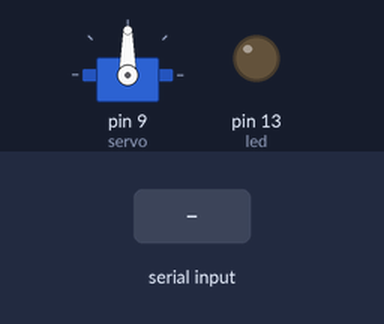
Recording of a sketch running on a simulated Arduino Uno, built with avr-gcc and run on an emulated ATmega328P. Shown: servo, output pins drawn as LEDs (lit = HIGH). Inputs (shaded band) come from the test bench.

Above: at 1.2 s.
1.3 s: "b" received over the second serial link
At 1.6 s:
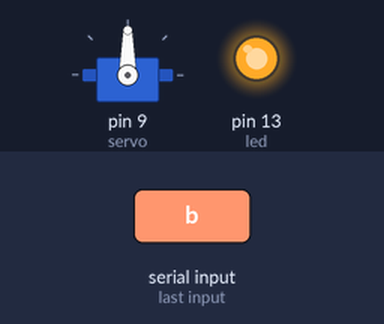
2.8 s: "1" received over the second serial link
At 3.7 s:
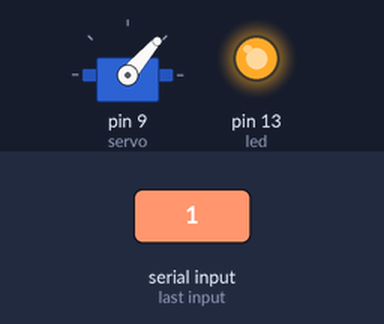
4.3 s: "a" received over the second serial link
At 5.1 s:
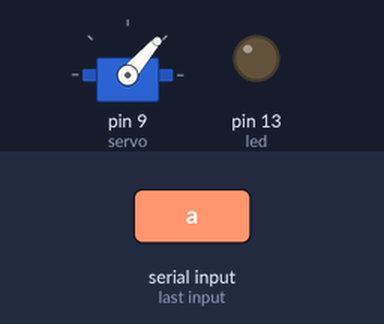
Timing chart, 0 to 7.3 s (numbered marks = the images above; inputs shaded):
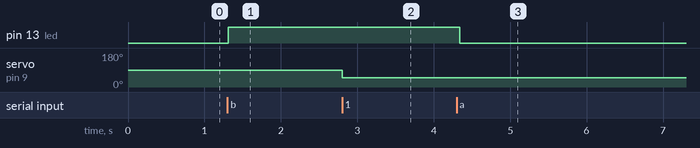

The sketch:

arduino.ino
```cpp
#include <SoftwareSerial.h>
#include <Servo.h>

/*
This file contains the code to be uploaded to the arduino microcontroller.
It sets up bluetooth communication and communicates with the processing
application to send data to be displayed and to allow the application
to control the Arduino outputs.

Data Codes:
200: All Off
201: Led Off
202: Led On
*/

#define TxD 2

#define RxD 3

SoftwareSerial mySerial(RxD, TxD); // RX, TX for Bluetooth

// Pin numbers of outputs connected to the Arduino
int led = 13;
Servo servo;

// Pin numbers of the inputs connected to the Arduino

// Declaration Variable and Constants used in the code
int ledStatus = 0; //Set the led status to off
int data = 0; //Data Received by the arduino

// This function runs once to setup the board, its outputs and
// communication methods
void setup()
{
  //setup led pin and set the default state to off
  pinMode(led, OUTPUT);
  digitalWrite(led, LOW);

  servo.attach(9);
  servo.write(90);

  //setup bluetooth serial communication
  Serial.begin(9600);
  mySerial.begin(9600); // For Bluetooth
}

void loop()
{
  /*//Check for serial data availability
  if(Serial.available() > 0)
  {
    data = Serial.read(); //Read serial port data and store it in data variable
  }

  //Return everything to default state
  if(data == 'a')
  {
    Serial.println("Set to default");
    setDefault();
    //delay(500);
  }

  //Turn the led off
  if(data == 'c')
  {
    Serial.println("LED off");
    digitalWrite(led, LOW);
    //delay(500);
  }

  //Turn the led on
  if(data == 'b')
  {
    Serial.println("LED on");
    digitalWrite(led, HIGH);
    //delay(500);
  }*/


boolean isValidInput;
do {  while ( !mySerial.available() ) ; // LOOP...

  data = mySerial.read(); // Execute the option based on the character recieved

  //Serial.print(data); // Print the character received to the IDE serial monitor

  switch ( data ) {

    case 'a': // You've entered a

      // Do the code you need when 'a' is received.....
      mySerial.println( "You've entered an 'a'" );
      mySerial.println("Set to default");
      setDefault();

      isValidInput = true;

      break;

    case 'b': // You've entered b

      // Do the code you need when 'a' is received.....
      mySerial.println("LED on");
      digitalWrite(led, HIGH);

      isValidInput = true;

      break;

    case 'c':
      mySerial.println("LED off");
      digitalWrite(led, LOW);

      break;

    default:

      // Do the code you need when any other character is received.....

      //mySerial.println( "Error" );

      if(0<=(int)data<=180)
      {
        servo.write((int)data);
        mySerial.print((int)data);
        delay(15);
      }
      isValidInput = false;

      break;

    }

} while ( isValidInput == true ); // Repeat the loop

}


//This function resets everything to its default state
void setDefault()
{
  digitalWrite(led, LOW);
}
```

Measured:
- after the input at 1.3 s, pin 13 (led): LOW → HIGH at once
- after the input at 2.8 s, servo on pin 9 (servo): 90° → 49° at once
- after the input at 4.3 s, pin 13 (led): HIGH → LOW at once
